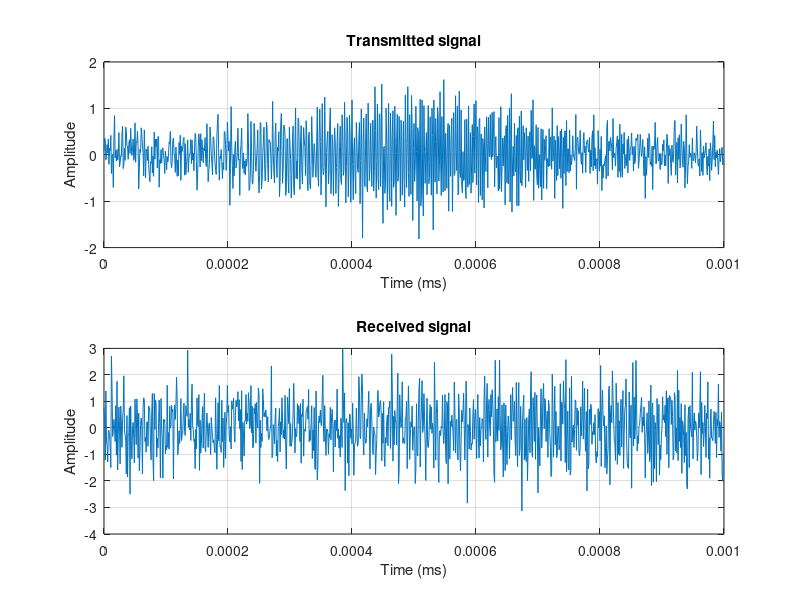

Reproduce this figure in MATLAB. (Note: this script raises an error after producing the figure.)
% 2
load('synthetic_radar.mat');

tt = (0:length(trans)-1)/fs*1000;
tr = (0:length(receive)-1)/fs*1000;

figure;
subplot(2,1,1);
plot(tt, trans);
title('Transmitted signal');
xlabel('Time (ms)');
ylabel('Amplitude');
grid on;

subplot(2,1,2);
plot(tr, receive);
title('Received signal');
xlabel('Time (ms)');
ylabel('Amplitude');
grid on;

% 3
maxl = length(trans)-1;
lags = 0:maxl;
r = zeros(size(lags));

for k = 1:length(lags)
    r(k) = crosscor(receive, trans, lags(k));
end

figure;
plot(lags, r);
xlabel('Lag (l)');
ylabel('crosscor(l)');
title('Cross-correlation between signals');
grid on;

% 4
% Calculate delay based on peak lag
[~, idx] = max(r);
peak = lags(idx);
delay = peak/fs;

% Get physical distance
dist = (3e8*delay)/2;
fprintf('Distance: %.2f m\n', dist);
